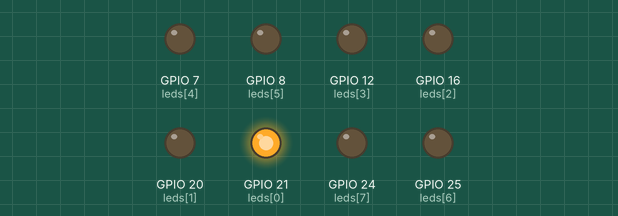
Simulated run of this program. Board: Raspberry Pi (BCM pin numbers). Parts: output pins drawn as LEDs (lit = HIGH). At 4.8 s the program stops and its outputs stay as they are.

Above: at 0.1 s.
At 0.7 s:
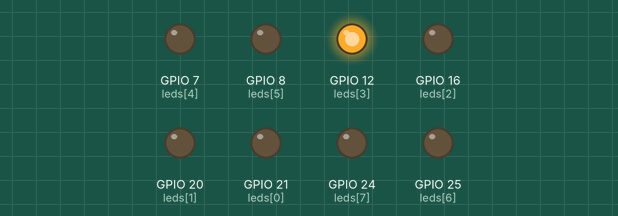
At 1.1 s:
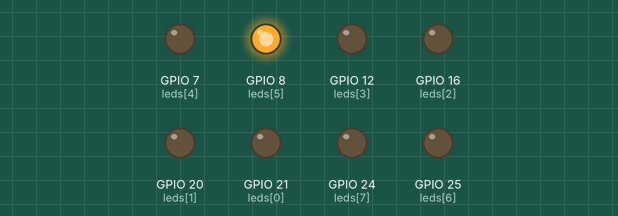
At 1.5 s:
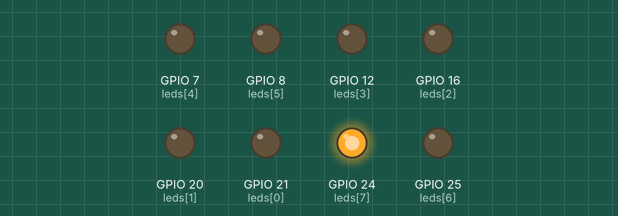
At 2.5 s:
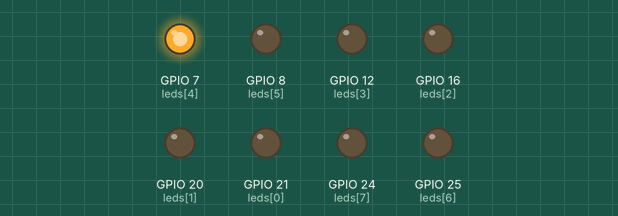
At 3.5 s:
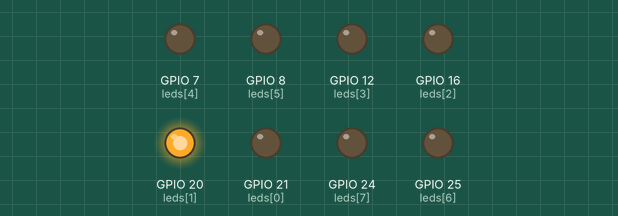
Timing chart, 0 to 3.8 s (numbered marks = the images above):
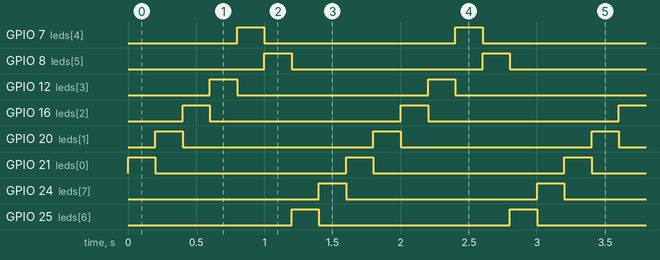

Measured:
- by itself, GPIO 7 (leds[4]), GPIO 8 (leds[5]), GPIO 12 (leds[3]), GPIO 24 (leds[7]), GPIO 25 (leds[6]): alternates HIGH for 0.20 s and LOW for 1.4 s
- by itself, GPIO 16 (leds[2]), GPIO 20 (leds[1]), GPIO 21 (leds[0]): alternates HIGH for 0.20 s and LOW for 1.4 s, 6 changes in all, then stays LOW

The program:

running-light.py
```python
import RPi.GPIO as GPIO
import time

GPIO.setmode (GPIO.BCM)

leds = [21, 20, 16, 12, 7, 8, 25, 24]
GPIO.setup (leds, GPIO.OUT)

counter_1 = 0
while counter_1 < 3:
    for led in leds:
        GPIO.output (led, 1)
        time.sleep (0.2)
        GPIO.output (led, 0)
    counter_1 = counter_1 + 1

GPIO.output (leds, 0)
GPIO.cleanup ()
```
